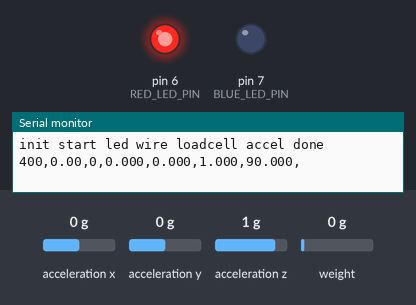
A sketch run on a simulated Arduino Uno, built with avr-gcc and run on an emulated ATmega328P. Parts: output pins drawn as LEDs (lit = HIGH), the last lines printed to the serial monitor. The inputs (shaded band) are chosen by the test bench; at power-on: acceleration x 0 g, weight on the scale 0 g, acceleration y 0 g, acceleration z 1 g.

Above: at 0.5 s.
At 4.6 s:
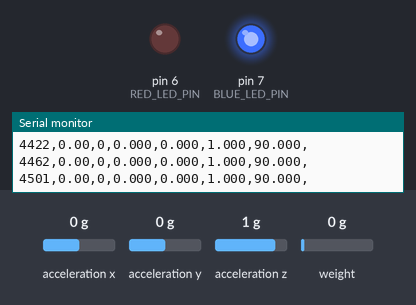
4.7 s: acceleration x set to -1.4 g
7.7 s: weight on the scale set to 1250 g
Timing chart, 0 to 10.7 s (numbered marks = the images above; inputs shaded):
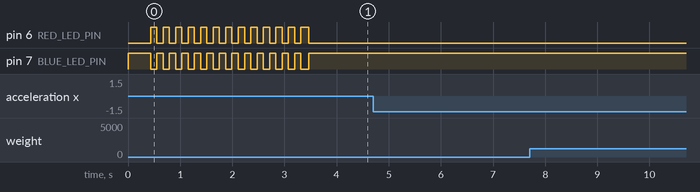

The sketch:

Stalker_1.1.ino
```cpp
//Stalker 1.1.2
//by Brian Joyce
//based on 'The Stalker' by Heuschele et al. 2019
//https://www.hardware-x.com/article/S2468-0672(18)30118-4/fulltext
//https://github.com/UMNBBETech/Stalker

//includes
#include <Wire.h>
#include <SPI.h>
#include <SD.h>

//sensors and library versions below

#include <HX711_ADC.h>
//https://github.com/olkal/HX711_ADC
//version 1.2.12

#include <SparkFun_VL53L1X.h>
//https://github.com/sparkfun/SparkFun_VL53L1X_Arduino_Library
//version 1.2.12

#include <SparkFun_MMA8452Q.h>
//https://github.com/adafruit/Adafruit_MMA8451_Library
//version 1.2.21


//objects and definitions


// HX711 circuit
const int LOADCELL_DOUT_PIN = 4;
const int LOADCELL_SCK_PIN = 5;
HX711_ADC LoadCell(LOADCELL_DOUT_PIN, LOADCELL_SCK_PIN);

// distance sensor
SFEVL53L1X distanceSensor;

//acceleramotoer
MMA8452Q accel;
#define UPDOWN_AXIS -ay     //updown directon based on orientation of the accel sensor
#define FLAT_AXIS az       //flat to the ground based on oreintation of the accel sensor
#define TIP_ANGLE 53

// LED defs
const int BLUE_LED_PIN = 7;
const int RED_LED_PIN = 6;


//setup functions
void setup() {

  //Serial init for OpenTx logger
  Serial.begin(9600);
  Serial.print("init start");

  //indicator LED init
  Serial.print(" led");
  pinMode(BLUE_LED_PIN, OUTPUT);
  digitalWrite(BLUE_LED_PIN, HIGH);  //digital pin state high means LED off
  pinMode(RED_LED_PIN, OUTPUT);
  digitalWrite(RED_LED_PIN, LOW);

  //init for I2C (used for measurements)
  Serial.print(" wire");
  Wire.begin();

  //loadcell initialization
  Serial.print(" loadcell");
  LoadCell.setSamplesInUse(1);  //change averaging to none
  LoadCell.begin();
  LoadCell.start(0, 0);  //do not tare

  LoadCell.setCalFactor(408.94);  //calibration factor should be computed on a per-instruement basis
  // instructions for calibration can be found in HX711_ADC library

  //distance sensor initialization
  //Serial.print(" dist");
  //distanceSensor.begin();
  //distanceSensor.startRanging();

  //acceleraomoter initialization
  Serial.print(" accel");
  accel.init();

  //init done
  Serial.print(" done");
  Serial.print("\n");

  //print a dataline to start the process
  dataline();

  //pause for 3sec to let the sensors settle
  //flashing the LED to let the user know
  for (int i=0; i<25; i++) {
    digitalWrite(BLUE_LED_PIN, (i%2));
    digitalWrite(RED_LED_PIN, ((i+1)%2));
    delay(3000/25);
  }

  //setup done, put LED blue to start the measurement
  digitalWrite(RED_LED_PIN, HIGH);  //LED off
  digitalWrite(BLUE_LED_PIN, LOW);   //LED on

  //put a nicer header to make parsing easier
  Serial.print("========\n");
  Serial.print("millis,loadcell,distance,accel x, accel y, accel z,angle\n");

}

void loop() {

  //now with initialization complete collect data in a loop
  dataline();

}

void dataline() {

  //start with timestame (in milliseconds)
  long ms = millis();

  //do a loop averaging some accel data to remove noise
  //and populate the loadcell measurements at the same time
  LoadCell.update();
  float ax = 0;
  float ay = 0;
  float az = 0;
  int numsamps = 21;
  for (int samps=0; samps<numsamps; samps++) {

    //average for the accel data
    ax += (accel.getCalculatedX()/numsamps);
    ay += (accel.getCalculatedY()/numsamps);
    az += (accel.getCalculatedZ()/numsamps);

    LoadCell.update();
    delay(1);
  }

  //update weight data
  float lc = LoadCell.getData();

  //update distance data
  //int distance = distanceSensor.getDistance();
  int distance = 0;

  //update angle data
  float angle = ((atan2(FLAT_AXIS,UPDOWN_AXIS))*180)/PI;

  //update LED based on angle
  if (angle>TIP_ANGLE) {
    digitalWrite(BLUE_LED_PIN, HIGH);  //LED off
    digitalWrite(RED_LED_PIN, LOW);   //LED on
  }


  //print everything at the end so the sensor can work more closely aligned

  //milli print
  Serial.print(ms);
  Serial.print(",");

  //load cell
  Serial.print(lc);
  Serial.print(",");

  //distance prints
  Serial.print(distance);
  Serial.print(",");

  //accel prints
  Serial.print(ax, 3);
  Serial.print(",");
  Serial.print(ay, 3);
  Serial.print(",");
  Serial.print(az, 3);
  Serial.print(",");
  Serial.print(angle,3);
  Serial.print(",");

  //newline to setup for next entry
  Serial.print("\n");


}
```

Measured:
- by itself, pin 6 (RED_LED_PIN): alternates HIGH for 0.12 s and LOW for 0.12 s, 25 changes in all, then stays LOW
- by itself, pin 7 (BLUE_LED_PIN): alternates HIGH for 0.12 s and LOW for 0.12 s, 26 changes in all, then stays HIGH
